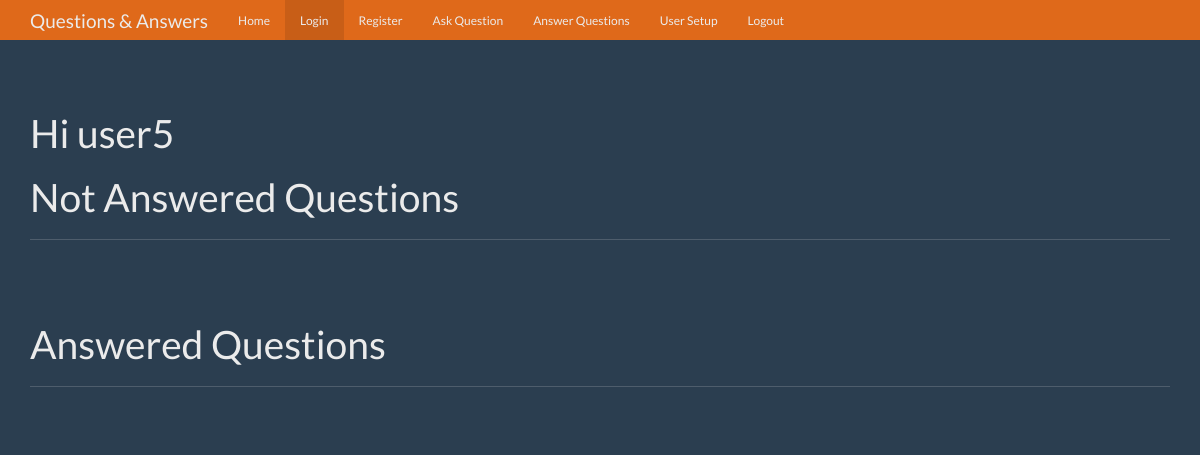
/ (signed in), run on an earlier commit of the app's database.
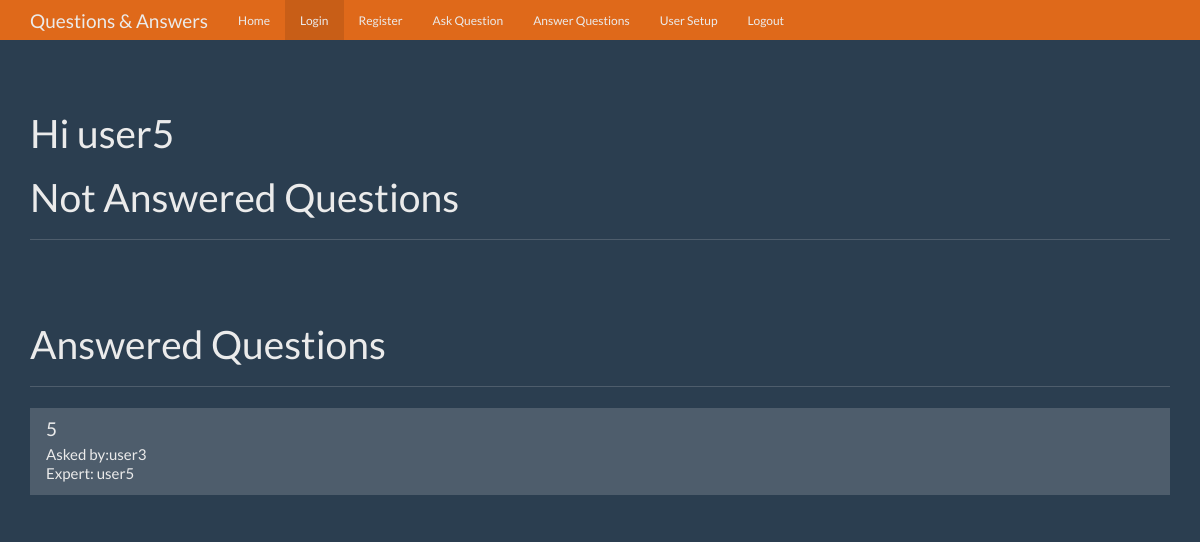
And on a later commit of the database.
### tables this page shows
CREATE TABLE User (
id integer primary key autoincrement,
name text not null,
password text not null,
expert boolean not null,
admin boolean not null
);

CREATE TABLE question (
id integer primary key autoincrement,
question_text text not null,
answer_text text not null,
asked_id integer not null,
expert_id integer not null
);

### app.py (the view)
@app.route('/')
def home():
    user = get_current_user()
    if user:
        db = connect_db()
        cur = db.execute(
            'select id, question_text, asked_id, expert_id from question where answer_text=?',
            ['Null']
        )
        cur2 = db.execute(
            'SELECT  user.name, question.answer_text, question.id FROM question INNER JOIN user ON question.asked_id = user.id where question.expert_id=?', [
                user['id']]
        )
        datas = cur.fetchall()
        users = cur2.fetchall()
    else:
        return redirect(url_for('login'))
    return render_template('home.html', users=users, user=user, datas=datas)

### app.py (called while the page is built)
def get_current_user():
    user_result = None
    if 'user' in session:
        user = session['user']
        db = connect_db()
        user_query = db.execute(
            'select id, name, password, expert, admin from user where name =?', [user])
        user_result = user_query.fetchone()
    return user_result

### database.py (called while the page is built)
def connect_db():
    sql = sqlite3.connect('data.db')
    sql.row_factory = sqlite3.Row
    return sql

### templates/home.html (shortened to what this page needs)
<!DOCTYPE html>
<html lang="en">
  <head>
    <link
      href="{{ url_for('static', filename='bootstrap.min.css') }}"
      rel="stylesheet"
    />
    <link
      href="{{ url_for('static', filename='theme.css') }}"
      rel="stylesheet"
    />
  </head>
  <body>
    <nav class="navbar navbar-inverse navbar-fixed-top">
      <div class="container">
        <div class="navbar-header">
          <a class="navbar-brand" href="#">Questions & Answers</a>
        </div>
        <div id="navbar" class="navbar-collapse collapse">
          <ul class="nav navbar-nav">
            <li><a href="{{ url_for('home') }}">Home</a></li>
            <li class="active"><a href="{{ url_for('login') }}">Login</a></li>
            <li><a href="{{ url_for('register') }}">Register</a></li>
            <li><a href="{{ url_for('ask') }}">Ask Question</a></li>
            <li><a href="{{ url_for('answer') }}">Answer Questions</a></li>
            <li><a href="{{ url_for('users') }}">User Setup</a></li>
            <li><a href="{{ url_for('logout') }}">Logout</a></li>
          </ul>
        </div>
      </div>
    </nav>
    <div class="container theme-showcase" role="main">
      <div class="page-header">
        <h1>Hi {{user.name}}</h1>
        <h1>Not Answered Questions</h1>
      </div>
      <div class="row">
        <div class="col-lg-12">
        </div>
      </div>
      <div class="page-header">
        <h1>Answered Questions</h1>
      </div>
      <div class="row">
        <div class="col-lg-12">
          <div class="list-group">
            {%for us in users%} {%if us.answer_text!='Null'%}
            <a
              href="{{url_for('answer_question', question_id=us.id)}}"
              class="list-group-item"
            >
              <h4 class="list-group-item-heading">{{us.id}}</h4>
              <p class="list-group-item-text">Asked by:{{us.name}}</p>
              <p class="list-group-item-text">Expert: {{user.name}}</p>
            </a>
            {%endif%} {%endfor%}
          </div>
        </div>
      </div>
    </div>
  </body>
</html>

What changed in the data, as far as the page shows it:
added question: id "5", name "user3", {{ user.name }} "user5"
